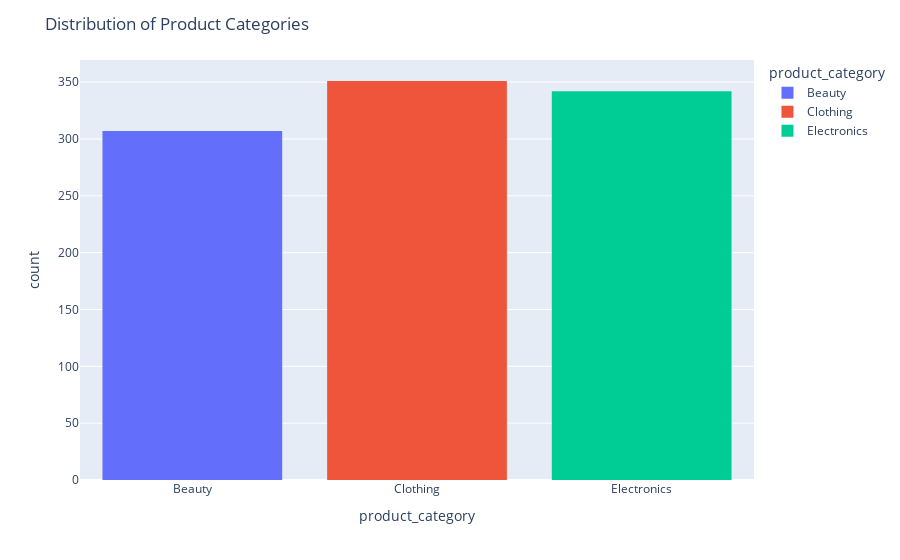

Notebook source saved alongside this figure:
### Code cell
# Bar plot of product category frequencies
fig = px.histogram(df, x='product_category', color='product_category')
fig.update_layout(title='Distribution of Product Categories')
fig.show()

### Figure 1 — Plotly figure (JSON) as saved in the notebook; plotly's stock layout.template omitted (floating-point values rounded to 4 significant figures; data arrays with more than 128 entries replaced by an {"elided": "..."} marker saying what was removed)
{"data": [{"alignmentgroup": "True", "bingroup": "x", "hovertemplate": "product_category=%{x}<br>count=%{y}<extra></extra>", "legendgroup": "Beauty", "marker": {"color": "#636efa", "pattern": {"shape": ""}}, "name": "Beauty", "offsetgroup": "Beauty", "orientation": "v", "showlegend": true, "type": "histogram", "x": {"elided": "307 str values"}, "xaxis": "x", "yaxis": "y"}, {"alignmentgroup": "True", "bingroup": "x", "hovertemplate": "product_category=%{x}<br>count=%{y}<extra></extra>", "legendgroup": "Clothing", "marker": {"color": "#EF553B", "pattern": {"shape": ""}}, "name": "Clothing", "offsetgroup": "Clothing", "orientation": "v", "showlegend": true, "type": "histogram", "x": {"elided": "351 str values"}, "xaxis": "x", "yaxis": "y"}, {"alignmentgroup": "True", "bingroup": "x", "hovertemplate": "product_category=%{x}<br>count=%{y}<extra></extra>", "legendgroup": "Electronics", "marker": {"color": "#00cc96", "pattern": {"shape": ""}}, "name": "Electronics", "offsetgroup": "Electronics", "orientation": "v", "showlegend": true, "type": "histogram", "x": {"elided": "342 str values"}, "xaxis": "x", "yaxis": "y"}], "layout": {"barmode": "relative", "legend": {"title": {"text": "product_category"}, "tracegroupgap": 0}, "margin": {"t": 60}, "title": {"text": "Distribution of Product Categories"}, "xaxis": {"anchor": "y", "categoryarray": ["Beauty", "Clothing", "Electronics"], "categoryorder": "array", "domain": [0, 1], "title": {"text": "product_category"}}, "yaxis": {"anchor": "x", "domain": [0, 1], "title": {"text": "count"}}}}
